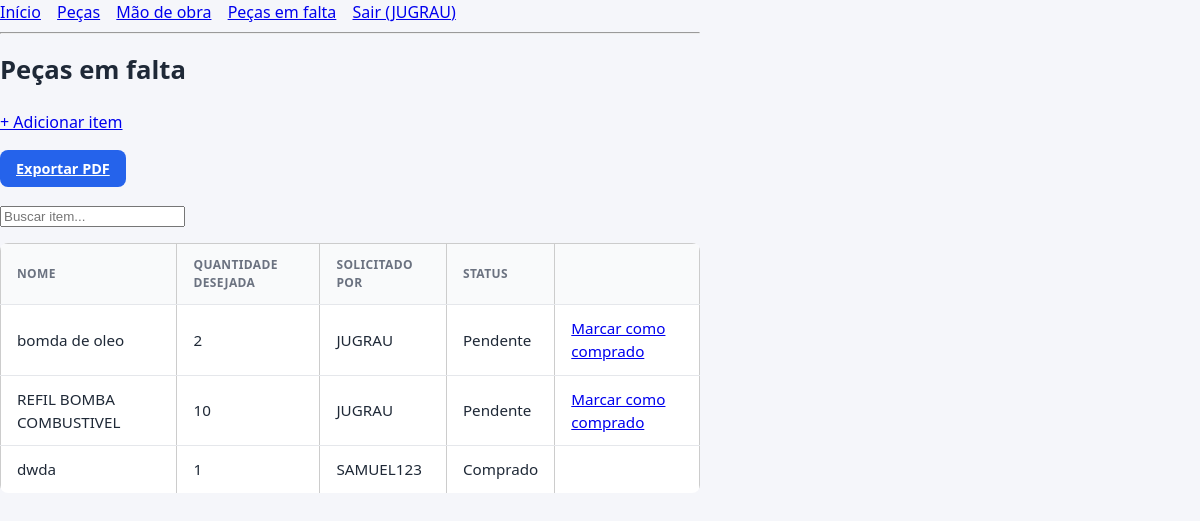
The page /falta/ (signed in) on the database its author committed.
### oficina/models.py (models this page shows, shortened)
class PecaEmFalta(models.Model):
    nome = models.CharField(max_length=200)
    quantidade_desejada = models.PositiveIntegerField(default=1)
    comprado = models.BooleanField(default=False)
    solicitado_por = models.ForeignKey(User, on_delete=models.CASCADE, related_name='falta_pecas')
    data_solicitacao = models.DateTimeField(auto_now_add=True)
    class Meta:
        ordering = ['comprado', '-data_solicitacao']
        verbose_name_plural = "Peças em falta"

### oficina/views.py (the view)
# urls.py: path('falta/', views.lista_falta, name='lista_falta'),
@login_required
def lista_falta(request):
    if not _usuario_aprovado(request.user):
        return HttpResponseForbidden("Sua conta ainda não foi aprovada.")
    itens = PecaEmFalta.objects.all()
    return render(request, 'oficina/lista_falta.html', {'itens': itens})

### oficina/views.py (called while the page is built)
def _usuario_aprovado(user):
    return hasattr(user, 'perfil') and user.perfil.aprovado

### oficina/templates/oficina/lista_falta.html (shortened to what this page needs)
{% extends 'oficina/base.html' %}
{% block conteudo %}
    <h1>Peças em falta</h1>
    <p><a href="{% url 'cadastrar_falta' %}">+ Adicionar item</a></p>
<a href="{% url 'exportar_falta_pdf' %}" class="btn btn-primario">Exportar PDF</a>
    <p>
        <input type="text" placeholder="Buscar item..." oninput="filtrarTabela(this, 'tabela-falta')">
    </p>
    <table id="tabela-falta">
        <thead>
        <tr>
            <th>Nome</th><th>Quantidade desejada</th><th>Solicitado por</th><th>Status</th><th></th>
        </tr>
        </thead>
        <tbody>
        {% for item in itens %}
        <tr>
            <td>{{ item.nome }}</td>
            <td>{{ item.quantidade_desejada }}</td>
            <td>{{ item.solicitado_por.username }}</td>
            <td>{% if item.comprado %}Comprado{% else %}Pendente{% endif %}</td>
            <td>
                {% if not item.comprado and user.perfil.tipo == 'vendedor' %}
                <a href="{% url 'marcar_comprado' item.id %}" onclick="return confirmar('Marcar &quot;{{ item.nome }}&quot; como comprado?')">Marcar como comprado</a>
                {% endif %}
            </td>
        </tr>
        {% empty %}
        <tr><td colspan="5">Nenhuma peça em falta cadastrada.</td></tr>
        {% endfor %}
        </tbody>
    </table>
{% endblock %}

### oficina/templates/oficina/base.html (shortened to what this page needs)
{% load static %}
<!DOCTYPE html>
<html lang="pt-br">
<head>
    {% load static %}
<link rel="stylesheet" href="{% static 'oficina/style/style.css' %}">
</head>
<body>
    {% if user.is_authenticated %}
    <nav>
        <a href="{% url 'dashboard' %}">Início</a>
        <a href="{% url 'lista_pecas' %}">Peças</a>
        <a href="{% url 'lista_maodeobra' %}">Mão de obra</a>
        <a href="{% url 'lista_falta' %}">Peças em falta</a>
        <a href="{% url 'logout' %}">Sair ({{ user.username }})</a>
    </nav>
    <hr>
    {% endif %}
    {% block conteudo %}{% endblock %}
</body>
</html>

### oficina/static/oficina/style/style.css (style rules this page uses)
:root { --cor-primaria: #2563eb; --cor-primaria-escura: #1d4ed8; --cor-sucesso: #16a34a; --cor-sucesso-clara: #dcfce7; --cor-perigo: #dc2626; --cor-perigo-clara: #fee2e2; --cor-aviso: #d97706; --cor-aviso-clara: #fef3c7; --cor-fundo: #f5f6fa; --cor-texto: #1f2937; --cor-texto-suave: #6b7280; --cor-borda: #e5e7eb; --cor-card: #ffffff; --sombra: 0 1px 3px rgba(0, 0, 0, 0.08); --sombra-hover: 0 4px 12px rgba(0, 0, 0, 0.1); --raio: 8px; }
* { box-sizing: border-box; }
body { background: var(--cor-fundo); color: var(--cor-texto); font-family: "Segoe UI", system-ui, -apple-system, sans-serif; margin: 0; padding: 0; line-height: 1.5; }
h1, h2, h3 { color: var(--cor-texto); font-weight: 600; }
h1 { font-size: 1.6rem; margin-bottom: 20px; display: flex; align-items: center; gap: 10px; }
table { width: 100%; border-collapse: collapse; background: var(--cor-card); border-radius: var(--raio); overflow: hidden; }
thead th { background: #f9fafb; color: var(--cor-texto-suave); text-transform: uppercase; font-size: 0.75rem; letter-spacing: 0.03em; text-align: left; padding: 12px 16px; border-bottom: 1px solid var(--cor-borda); }
tbody td { padding: 12px 16px; border-bottom: 1px solid var(--cor-borda); font-size: 0.95rem; }
tbody tr { transition: background 0.12s; }
tbody tr:last-child td { border-bottom: none; }
.btn { display: inline-flex; align-items: center; gap: 6px; padding: 8px 16px; border: none; border-radius: var(--raio); font-size: 0.9rem; font-weight: 600; cursor: pointer; transition: background 0.15s, transform 0.05s; }
.btn-primario { background: var(--cor-primaria); color: #fff; }

### oficina/templates/oficina/base.html (style rules this page uses)
body { font-family: Arial, sans-serif; max-width: 700px; margin: 40px auto; padding: 0 16px; }
nav a { margin-right: 12px; }
table { border-collapse: collapse; width: 100%; margin-top: 12px; }
th, td { border: 1px solid #ccc; padding: 6px 10px; text-align: left; }

### rows shown on the page
PecaEmFalta: nome "bomda de oleo", quantidade_desejada "2", solicitado_por.username "JUGRAU", comprado "Pendente"
PecaEmFalta: nome "REFIL BOMBA COMBUSTIVEL", quantidade_desejada "10", solicitado_por.username "JUGRAU", comprado "Pendente"
PecaEmFalta: nome "dwda", quantidade_desejada "1", solicitado_por.username "SAMUEL123", comprado "Comprado"

### other values the page prints
{{ user.username }} "JUGRAU"
